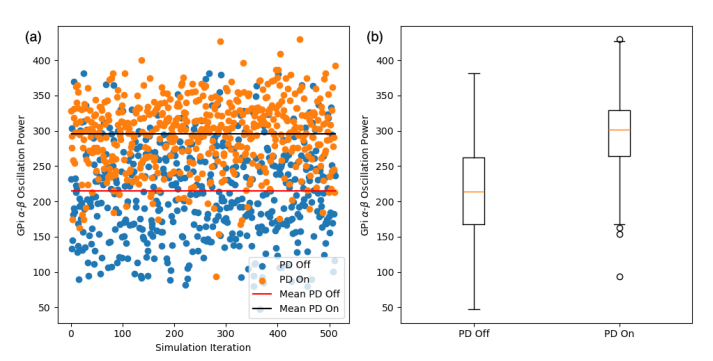
#> input picture figures/nguyen/images/3/paper.png, 713 x 361 px, found by its file name
$ python nguyen_fig3_boxplot.py
#> lines starting #> are read from the running program, lines starting #| are printed output that depends on the picture; after the words box and inside, x2 and y2 are one past the last pixel; in counts of white or black regions, pixels touching at a corner belong together
### src/rl_adaptive_dbs/doc_paths.py
"""Where the paper-replication docs and figure images live in the repo.

Each replicated paper maps to one controller folder under ``docs/controllers/``:

- ``docs/controllers/<controller>/README.md`` — the paper's **tracker**: the
  ``<!-- summary:start/end -->`` block plus the panel table.
- ``docs/controllers/<controller>/figures/<panel>.md`` — one **figure page**
  per panel, holding that panel's ``caption-<id>`` / ``gates-<id>`` marker
  blocks and its replication / paper image links. ``<panel>`` is the plot
  script folder under ``scripts/figures/papers/<paper>/`` (``1b``, ``4``,
  ``table2``, …).
- ``docs/controllers/<controller>/figures/images/<panel>/`` — that panel's
  images. Links from a figure page are ``images/<panel>/…``; from the tracker
  they are ``figures/images/<panel>/…``.

A notes folder (``rl_adaptive_dbs.notes_export``) mirrors these repo-relative
paths. Everything here is plain path arithmetic — no heavy imports.
"""

from __future__ import annotations

import os
import posixpath
import re
from collections.abc import Callable, Iterable
from pathlib import Path, PurePosixPath

REPO = Path(__file__).resolve().parents[2]

PAPER_CONTROLLER: dict[str, str] = {
    "mehregan": "ddpg",
    "nguyen": "snn",
    "ravivarapu": "sea_dbs",
}
CONTROLLER_PAPER: dict[str, str] = {ctrl: paper for paper, ctrl in PAPER_CONTROLLER.items()}
PAPERS: tuple[str, ...] = tuple(PAPER_CONTROLLER)

# Docs folder names use hyphens; controller ids (Python packages, configs,
# CLI names, artifact paths) keep their underscores. Ids missing here use the
# id itself as the folder name.
CONTROLLER_DOCS_DIR: dict[str, str] = {
    "ddpg": "ddpg",
    "snn": "snn",
    "sea_dbs": "sea-dbs",
}
DOCS_DIR_PAPER: dict[str, str] = {
    CONTROLLER_DOCS_DIR.get(ctrl, ctrl): paper for paper, ctrl in PAPER_CONTROLLER.items()
}

# Marker ids that differ from the panel (plot script folder) name.
MARKER_PANEL_ALIASES: dict[str, dict[str, str]] = {
    "ravivarapu": {"t2": "table2"},
}

CONTROLLERS_DOCS_REL = PurePosixPath("docs/controllers")


def controller_for(paper: str) -> str:
    """Controller id for ``paper`` (``mehregan`` → ``ddpg``); see ``docs_dir_for`` for the docs folder."""
    try:
        return PAPER_CONTROLLER[paper]
    except KeyError:
        msg = f"unknown paper {paper!r}; expected one of {sorted(PAPER_CONTROLLER)}"
        raise KeyError(msg) from None


def panel_for_marker_id(paper: str, marker_id: str) -> str:
    """Panel (figure page name) for a ``caption-<id>`` / ``gates-<id>`` marker id."""
    return MARKER_PANEL_ALIASES.get(paper, {}).get(marker_id, marker_id)


def docs_dir_for(paper: str) -> str:
    """Docs folder name for ``paper`` (``ravivarapu`` → ``sea-dbs``, not the id ``sea_dbs``)."""
    controller = controller_for(paper)
    return CONTROLLER_DOCS_DIR.get(controller, controller)


def controller_docs_rel(paper: str) -> PurePosixPath:
    """``docs/controllers/<docs dir>`` (repo-relative)."""
    return CONTROLLERS_DOCS_REL / docs_dir_for(paper)


def figures_rel(paper: str) -> PurePosixPath:
    """``docs/controllers/<controller>/figures`` (repo-relative)."""
    return controller_docs_rel(paper) / "figures"


def tracker_rel(paper: str) -> PurePosixPath:
    return controller_docs_rel(paper) / "README.md"


def figure_page_rel(paper: str, panel: str) -> PurePosixPath:
    return figures_rel(paper) / f"{panel}.md"


def figure_images_rel(paper: str, panel: str | None = None) -> PurePosixPath:
    """``docs/controllers/<controller>/figures/images[/<panel>]`` (repo-relative)."""
    base = figures_rel(paper) / "images"
    return base / panel if panel else base


def controller_docs_dir(paper: str, root: Path = REPO) -> Path:
    return Path(root) / controller_docs_rel(paper)


def figures_dir(paper: str, root: Path = REPO) -> Path:
    return Path(root) / figures_rel(paper)


def tracker_path(paper: str, root: Path = REPO) -> Path:
    """The paper tracker ``docs/controllers/<controller>/README.md``."""
    return Path(root) / tracker_rel(paper)


def figure_page(paper: str, panel: str, root: Path = REPO) -> Path:
    """The panel page ``docs/controllers/<controller>/figures/<panel>.md``."""
    return Path(root) / figure_page_rel(paper, panel)


def figure_images_dir(paper: str, panel: str | None = None, root: Path = REPO) -> Path:
    """``docs/controllers/<controller>/figures/images[/<panel>]``."""
    return Path(root) / figure_images_rel(paper, panel)


def tracker_figure_page(tracker: Path, panel: str) -> Path:
    """The ``figures/<panel>.md`` page beside a tracker ``README.md``."""
    return Path(tracker).parent / "figures" / f"{panel}.md"


# [6 lines left out: function figure_pages, not called in this run]


def all_trackers(root: Path = REPO) -> tuple[Path, ...]:
    """Every paper tracker path (existing or not), in ``PAPERS`` order."""
    return tuple(tracker_path(paper, root) for paper in PAPERS)


# [68 lines left out: functions main_checkout_root, repo_rel_posix, split_figures_rel, doc_link, resolve_doc_href, rel_to_root and 1 more, not called in this run]


class DocSet:
    """Edit a few markdown docs at once, writing each one only if it changed.

    ``paths`` is the search order — normally ``[figure page, tracker]`` so a
    panel's marker blocks and image links are written in its page, with the
    tracker as the fallback while a block has not moved yet. Missing files are
    skipped. Every edit goes to the first doc that holds its target.
    """

    # [17 lines left out: functions __init__, for_panel, view, not called in this run]

    def panel_view(self, tracker: Path, panel: str) -> "DocSet":
        """``view`` over ``[figures/<panel>.md, tracker]``."""
        return self.view([tracker_figure_page(tracker, panel), tracker])

    def exists(self) -> bool:
        return any(p.is_file() for p in self.paths)

    # [22 lines left out: functions text, set_text, _where, not called in this run]

    def find(self, needle: str) -> Path | None:
        """First doc whose text contains ``needle``."""
        return self._where(lambda text: needle in text)

    # [4 lines left out: function search, not called in this run]

    def marker_doc(self, marker: str) -> Path | None:
        return self._where(lambda text: _marker_re(marker).search(text) is not None)

    def has_marker(self, marker: str) -> bool:
        return self.marker_doc(marker) is not None

    def missing_label(self) -> str:
        return " or ".join(str(p) for p in self.paths)

    # [54 lines left out: functions replace_marker, read_marker, sub, replace, href, not called in this run]

    def changed(self) -> list[Path]:
        return [p for p, t in self._text.items() if t != self._orig.get(p)]

    # [17 lines left out: functions save, _doc_rel_from_tail, not called in this run]

### scripts/digitization/nguyen_fig3_boxplot.py
"""Read the Nguyen Fig 3 boxplot (panel b) and mean lines (panel a) off the paper image.

Fig 3 is a scatter + boxplot, not a curve, so WebPlotDigitizer's curve tracing does not
apply. This reads the five box statistics per group (whisker caps, Q1, median, Q3) and
the two mean lines from pixel rows, with the y axis calibrated on the eight tick marks
(50–400). One pixel is ~1.4 units of α–β power.

    uv run python scripts/digitization/nguyen_fig3_boxplot.py

Writes ``artifacts/figures/papers/nguyen/paper_digitization/curves_fig3_boxplot.json``.

Reads ``docs/controllers/snn/figures/images/3/paper.png``, a local-only crop built from your own copy of
the paper by ``paper_crops.py build --panel nguyen/3`` (never committed); the pixel
columns below are measured on that crop.
"""

from __future__ import annotations

import json
from pathlib import Path

import numpy as np
from PIL import Image

from rl_adaptive_dbs import doc_paths

REPO = Path(__file__).resolve().parents[2]
PAPER_PNG = doc_paths.figure_images_dir("nguyen", "3", REPO) / "paper.png"
OUT = REPO / "artifacts" / "figures" / "papers" / "nguyen" / "paper_digitization" / "curves_fig3_boxplot.json"

TICK_VALUES = (400, 350, 300, 250, 200, 150, 100, 50)  # top to bottom
BOX_AXIS_X = 401  # panel (b) left spine
SCATTER_X = (70, 340)  # panel (a) plot area columns for the mean lines
GROUP_COLUMNS = {"pd_off": (440, 545), "pd_on": (570, 680)}


def _calibration(dark: np.ndarray) -> tuple[float, float]:
    rows = [y for y in range(dark.shape[0]) if dark[y, BOX_AXIS_X - 4 : BOX_AXIS_X].sum() >= 3]
    if len(rows) != len(TICK_VALUES):
        msg = f"expected {len(TICK_VALUES)} tick rows, found {rows}"
        raise RuntimeError(msg)
    slope, intercept = np.polyfit(rows, TICK_VALUES, 1)
    return float(slope), float(intercept)


def _row_centres(mask: np.ndarray, min_px: int) -> list[float]:
    """Centres of runs of consecutive rows that have >= min_px marked pixels."""
    rows = [y for y in range(mask.shape[0]) if mask[y].sum() >= min_px]
    out: list[list[int]] = []
    for y in rows:
        if out and y - out[-1][-1] == 1:
            out[-1].append(y)
        else:
            out.append([y])
    return [float(np.mean(r)) for r in out]


def read_fig3(png: Path = PAPER_PNG) -> dict:
    if not png.is_file():
        raise SystemExit(
            f"missing {png}: build the local paper crop first with "
            "`uv run --group papers python scripts/digitization/paper_crops.py build --panel nguyen/3`"
        )
    im = np.asarray(Image.open(png).convert("RGB")).astype(int)
    dark = im.sum(axis=2) < 500
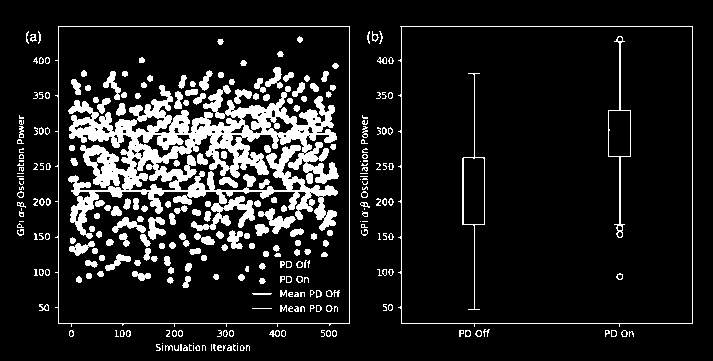
#> dark: shape (361, 713) bool; 12% white; 294 white regions (98 under 20 px), largest, box (x1, y1, x2, y2) and area: (68, 85, 339, 239) 16987, (398, 26, 693, 327) 1223, (55, 26, 350, 327) 1221
    slope, intercept = _calibration(dark)
#> in _calibration, `rows = [y for y in range(dark.shape[0]) if dark[y, BOX_AXIS_X - 4 : BO..`: rows = [60, 95, 131, 166, 201, 237, 272, 307]
#> in _calibration, `slope, intercept = np.polyfit(rows, TICK_VALUES, 1)`: slope = -1.42; intercept = 484.9
#> slope = -1.42; intercept = 484.9

    def value(y: float) -> float:
        return round(slope * y + intercept, 1)

    groups: dict[str, dict[str, float]] = {}
    for name, (x0, x1) in GROUP_COLUMNS.items():
        seg = im[:, x0:x1]
        seg_dark = dark[:, x0:x1]
        # Box edges are ~22 px wide; caps ~11 px; frame lines span the whole window.
        width = seg_dark.sum(axis=1)
        frame = width > 0.8 * (x1 - x0)
        edges = _row_centres(seg_dark & (width[:, None] >= 18) & ~frame[:, None], 18)
        caps = _row_centres(seg_dark & (width[:, None] >= 9) & (width[:, None] < 18), 9)
        caps = [c for c in caps if c < 320]  # drop the x tick labels below the axis (frame at y≈323)
        orange = (seg[..., 0] > 180) & (seg[..., 2] < 150) & (seg[..., 0] - seg[..., 2] > 60)
        medians = _row_centres(orange, 5)
        if len(edges) != 2 or len(caps) != 2 or len(medians) != 1:
            msg = f"{name}: edges {edges}, caps {caps}, medians {medians}"
            raise RuntimeError(msg)
        groups[name] = {
            "whisker_high": value(min(caps)),
            "q3": value(min(edges)),
            "median": value(medians[0]),
            "q1": value(max(edges)),
            "whisker_low": value(max(caps)),
        }
#> this loop made 2 passes
#> (edges, caps, medians) on passes 1 to 2: ([157, 224], [73, 309], [191]), ([110, 156], [41, 224], [129.5])
#> pass 1, in read_fig3, `seg_dark = dark[:, x0:x1]`:
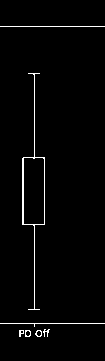
#> seg_dark: shape (361, 105) bool; 2% white in thin lines or dots, all inside (x1, y1, x2, y2) = (0, 26, 105, 337)
#> pass 1, in read_fig3, `orange = (seg[..., 0] > 180) & (seg[..., 2] < 150) & (seg[..., 0] - se..`:
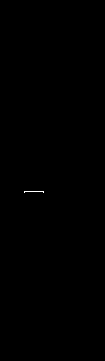
#> orange: shape (361, 105) bool; 0.06% white in thin lines or dots, all inside (x1, y1, x2, y2) = (24, 191, 44, 193)
#> pass 2, in read_fig3, `seg = im[:, x0:x1]`:
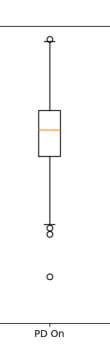
#> seg: shape (361, 110, 3) int64; mean R, G, B 251.2, 251.2, 251.1
#> after the loop:
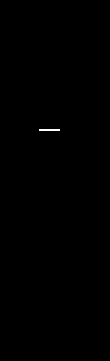
#> orange: shape (361, 110) bool; 0.11% white in thin lines or dots, all inside (x1, y1, x2, y2) = (39, 129, 60, 131)
#> after the loop, groups = 2 items
    seg = im[:, SCATTER_X[0] : SCATTER_X[1]]
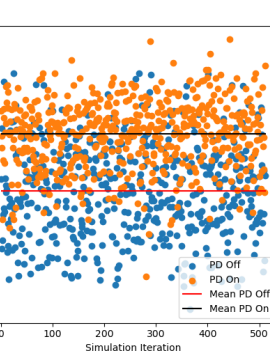
#> seg: shape (361, 270, 3) int64; mean R, G, B 225, 215, 205.4
    red = (seg[..., 0] > 200) & (seg[..., 1] < 80) & (seg[..., 2] < 80)
#> red: shape (361, 270) bool; 0.35% white in thin lines or dots, all inside (x1, y1, x2, y2) = (1, 190, 266, 294)
    black = seg.sum(axis=2) < 120
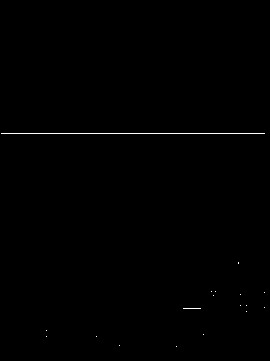
#> black: shape (361, 270) bool; 0.31% white in thin lines or dots, all inside (x1, y1, x2, y2) = (1, 133, 265, 347)
    (red_y,) = _row_centres(red, 100)
#> red_y = 190
    (black_y,) = _row_centres(black, 100)
#> black_y = 133
    groups["pd_off"]["mean"] = value(red_y)
    groups["pd_on"]["mean"] = value(black_y)
    return {
        "figure": "nguyen_fig3",
        "method": "pil-pixel-read",
        "source": "docs/controllers/snn/figures/images/3/paper.png",
        "units": "GPi alpha-beta oscillation power (paper y axis)",
        "y_per_pixel": round(abs(slope), 3),
        "note": (
            "Box statistics from panel (b) (caps, box edges, orange median); means from the "
            "red (PD Off) and black (PD On) lines of panel (a). Axis calibrated on 8 ticks."
        ),
        "groups": groups,
    }


def main() -> int:
    data = read_fig3()
#> data = 7 items
    OUT.write_text(json.dumps(data, indent=2) + "\n", encoding="utf-8")
    print(json.dumps(data["groups"], indent=2))
#> (printed output is left out)
    print(f"wrote {OUT}")
    return 0


if __name__ == "__main__":
    raise SystemExit(main())
#> (the program exits here)
